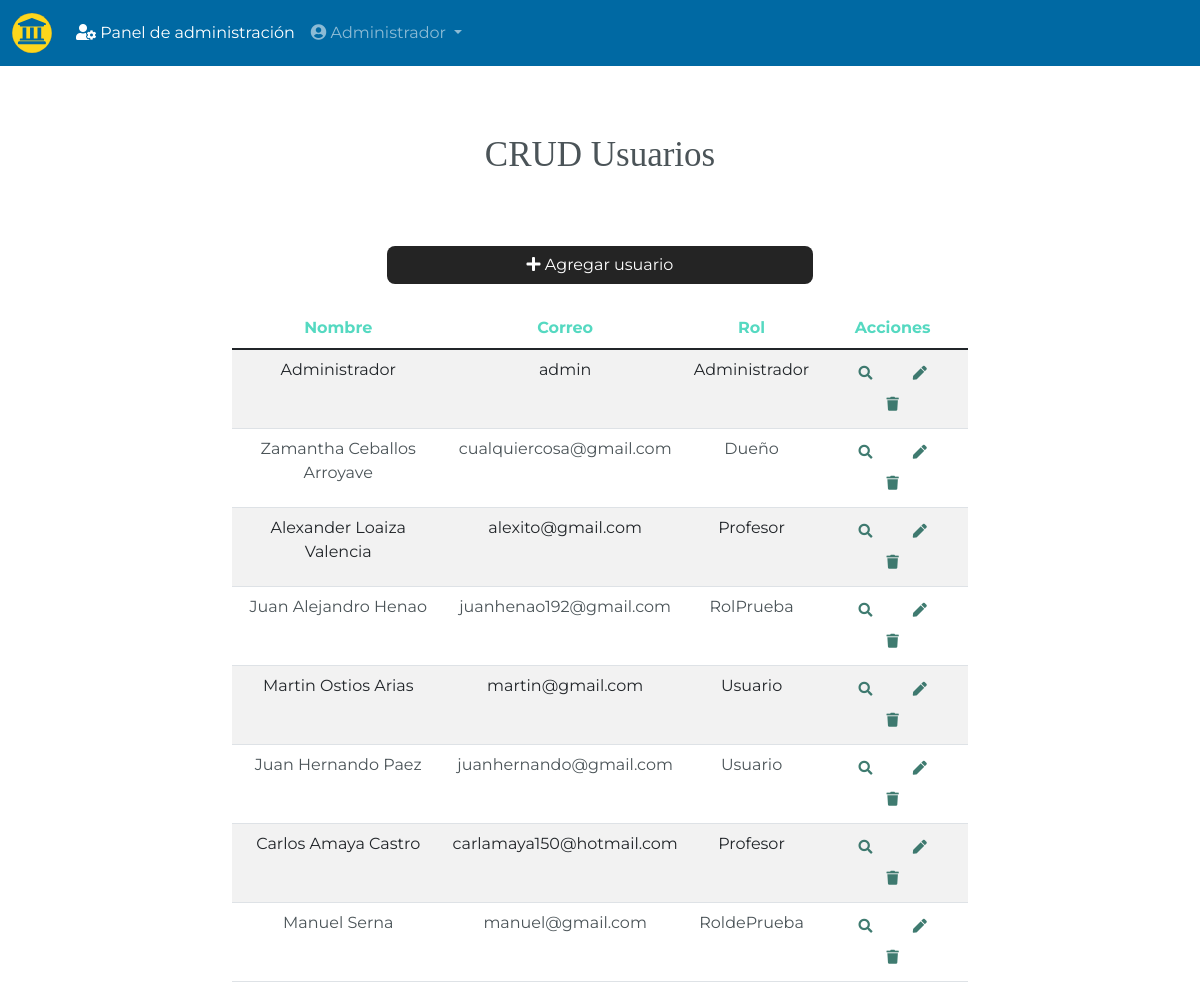
/users.php (signed in), run on the app's committed database.
### tables this page shows
CREATE TABLE `usuario` (
  `id_usuario` bigint(20) NOT NULL,
  `id_rol` bigint(20) NOT NULL DEFAULT 2,
  `nombre` varchar(64) NOT NULL,
  `fecha_nac` date NOT NULL,
  `correo` varchar(64) NOT NULL,
  `telefono` varchar(32) NOT NULL,
  `contrasena` varchar(64) NOT NULL
);

CREATE TABLE `rol` (
  `id_rol` bigint(20) NOT NULL,
  `nombre` varchar(64) NOT NULL
);

### users.php (called while the page is built, shortened)
<?php require 'config/database.php'; ?>
<?php include 'includes/header.php'; ?>
<?php include 'pages/pgusers.php'; ?>
<?php include 'includes/footer.php'; ?>

### config/database.php (called while the page is built, shortened)
<?php
function listUsers($conn)
{
    try {
        $sql  = "SELECT * FROM usuario";
        $stmt = $conn->prepare($sql);
        $stmt->execute();
        return $stmt->fetchAll();
    } catch (PDOException $e) {
        echo $e->getMessage();
    }
}
function showRol($id_rol, $conn)
{
    try {
        $sql = "SELECT * FROM rol WHERE id_rol = :id_rol";
        $stmt = $conn->prepare($sql);
        $stmt->bindparam(":id_rol", $id_rol);
        $stmt->execute();
        return $stmt->fetchAll();
    } catch (PDOException $e) {
        echo $e->getMessage();
    }
}
function verificarPermisos($id_rol, $id_permiso, $conn){
    try {
        $sql = "SELECT * FROM rol_permiso WHERE id_rol = :id_rol AND id_permiso = :id_permiso";
        $stmt = $conn->prepare($sql);
        $stmt->bindparam(":id_rol", $id_rol);
        $stmt->bindparam(":id_permiso", $id_permiso);
        $stmt->execute();
        $consulta = $stmt->fetchAll();
        if(sizeof($consulta) != 0){
            return true;
        } else {
            return false;
        }
    } catch (PDOException $e){
        echo $e->getMessage();
    }
}

### pages/pgusers.php (the view)
<main class="container">
    <section class="row mt-5">
        <div class="col-md-8 offset-md-2 text-center">
            <h1 class="">CRUD Usuarios</h1>
            <br>
            <?php if (verificarPermisos($_SESSION['ss-rol'], 1, $conn)) : ?>
                <a href="users/add.php" class="btn btn-cancel mt-3">
                    <i class="fas fa-plus"></i> Agregar usuario
                </a>
            <?php endif; ?>
            <table class="table table-striped mt-4">
                <thead>
                    <tr class="letter-title">
                        <th>Nombre</th>
                        <th>Correo</th>
                        <th>Rol</th>
                        <th>Acciones</th>
                    </tr>
                </thead>
                <tbody>
                    <?php $users = listUsers($conn); ?>
                    <?php foreach ($users as $user) : ?>
                        <tr class="letter2">
                            <td><?php echo $user['nombre']; ?></td>
                            <td><?php echo $user['correo']; ?></td>
                            <?php $rol = showRol($user['id_rol'], $conn) ?>
                            <?php foreach ($rol as $rl) : ?>
                                <td><?php echo $rl['nombre']; ?></td>
                            <?php endforeach; ?>
                            <td>
                                <?php if (verificarPermisos($_SESSION['ss-rol'], 2, $conn)) : ?>
                                    <a href="users/show.php?id=<?php echo $user['id_usuario']; ?>" class="btn btn-sm btn-actions">
                                        <i class="fas fa-search"></i>
                                    </a>
                                <?php endif; ?>
                                <?php if (verificarPermisos($_SESSION['ss-rol'], 3, $conn)) : ?>
                                    <a href="users/edit.php?id=<?php echo $user['id_usuario']; ?>" class="btn btn-sm btn-actions">
                                        <i class="fas fa-pen"></i>
                                    </a>
                                <?php endif; ?>
                                <?php if (verificarPermisos($_SESSION['ss-rol'], 4, $conn)) : ?>
                                    <a href="javascript:;" class="btn btn-sm btn-actions btn-delete" data-id="<?php echo $user['id_usuario']; ?>" data-dir="users">
                                        <i class="fas fa-trash"></i>
                                    </a>
                                <?php endif; ?>
                            </td>
                        </tr>
                    <?php endforeach ?>
                </tbody>
            </table>
        </div>
    </section>
</main>

### public/css/custom.css (style rules this page uses)
body { font-family: 'Montserrat', sans-serif; background-color: #FFFFFF; }
h1 { font-size: 35px; color: #4B5458; font-family: 'Bitter', serif; margin-top: 20px; margin-bottom: 30px; }
.btn { border-radius: 8px; font-family: 'Montserrat', sans-serif; margin: 0px auto; opacity: 0.9; transition: all 0.25s ease-in; width: 58%; }
.btn-cancel { color: #fff; background-color: #0D0D0D; }
a { font-family: 'Montserrat', sans-serif; }
.btn.btn-sm { width: 50px; }
.btn-actions { color: #2B6D61 !important; }
.letter2 { color: #4B5458; }
.letter-title { color: #55D9C1; }

### data on the page
usuario: nombre "Administrador", correo "admin"
rol: nombre "Administrador"
usuario: nombre "Zamantha Ceballos Arroyave", correo "cualquiercosa@gmail.com"
rol: nombre "Dueño"
usuario: nombre "Alexander Loaiza Valencia", correo "alexito@gmail.com"
rol: nombre "Profesor"
usuario: nombre "Juan Alejandro Henao", correo "juanhenao192@gmail.com"
rol: nombre "RolPrueba"
usuario: nombre "Martin Ostios Arias", correo "martin@gmail.com"
rol: nombre "Usuario"
usuario: nombre "Juan Hernando Paez", correo "juanhernando@gmail.com"
usuario: nombre "Carlos Amaya Castro", correo "carlamaya150@hotmail.com"
usuario: nombre "Manuel Serna", correo "manuel@gmail.com"
rol: nombre "RoldePrueba"

### other printed values
$_SESSION['ss-fullname'] "Administrador"
